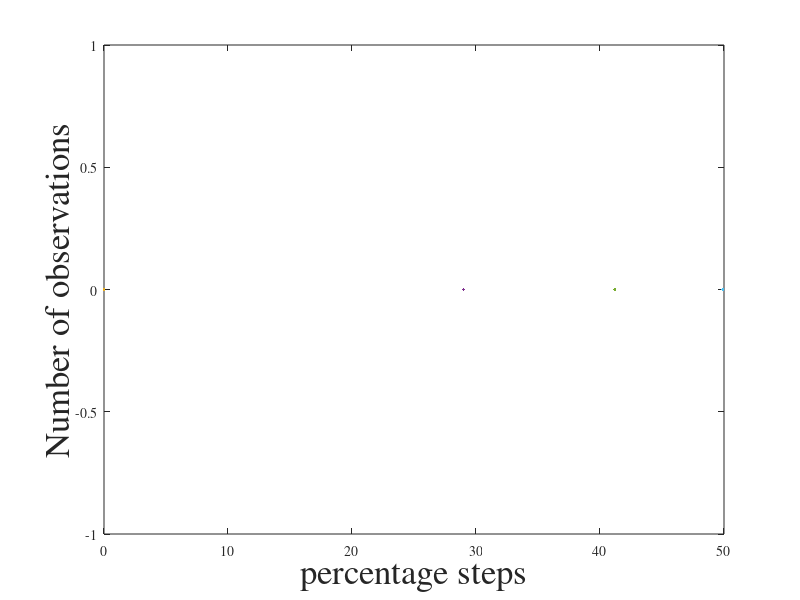

Here is the MATLAB script that generated this plot: (Note: this script raises an error after producing the figure.)
% this is a follow up file that takes information like area of intereset
% from a prvious analysis
clear

bAreaOfInteresetActive = false; %apply area of interest


addpath("Scripts")
addpath("submodules/matlab-tools")
binMapFolder = "Results/";

% Get a list of all files in the folder
fileList = dir(fullfile(binMapFolder, '*.mat'));
binMapCnt = size(fileList,1);

MapX = [50, 200];
MapY = [50, 170];

%setup data for relevant statistics
binCntSummary = zeros(binMapCnt+1,1);
binMapBinDataArray=cell(1,binMapCnt);
binMapBinDataArrayUnfiltered=cell(1,binMapCnt);
avPenRates = zeros(binMapCnt+1,1);


% penrate calc for first 10 is wrong
avPenRates(4:6) = [29 41.2 49.9];

%% extract data
for dataSize=1:binMapCnt

    binMapName = fileList(dataSize).name;
        
    areaOfInterest = [105, 135, 100, 130]; %x1 x2 y1 y2

    % analyseSingleBinmap(binMapFolder+binMapName,osmDataName,MapX,MapY,bIsStaticOcculsionScenario, maxBinValue)
    load(binMapFolder+binMapName);

    if bAreaOfInteresetActive
        areaOfInterest = areaOfInterest - [MapX(1) MapX(1) MapY(1) MapY(1)];
    else
        areaOfInterest(1) = 1;
        areaOfInterest(2) = size(binmap,1);
        areaOfInterest(3) = 1;
        areaOfInterest(4) = size(binmap,2);
    end

    for xIter = areaOfInterest(1):areaOfInterest(2)
        for yIter = areaOfInterest(3):areaOfInterest(4)   
            
            binCntSummary(dataSize+1) = binCntSummary(dataSize+1)+binmap(xIter,yIter);
            % end of single bin evaluation
        end
        % pause(0.0001) 
        % end of column evaluation
    end
    
    % get the statistics of each binmap
    binStatData = reshape(binmap,1,[]);
    binStatDataNoZeros = binStatData(binStatData~=0);
    
    binMapBinDataArrayUnfiltered{dataSize} = binStatDataNoZeros;
    % removeWorstOutliers
    outlierTheshold = max(binStatData)*0.01;
    
    dataAboveThreshold = binStatDataNoZeros(binStatDataNoZeros >= outlierTheshold);
    
    binMapBinDataArray{dataSize} = dataAboveThreshold;

    % get penrates real:
    if (dataSize==3 || dataSize==4 || dataSize==5)
        %nop
    else
        avPenRates(dataSize+1) = median(ts_AVPenetrationRate); 
    end

end

%% plot statistics

% figure('units','normalized','outerposition',[0 0 1 1]) % left screen if applicable
figure('units','normalized','outerposition',[0 0 1 1]) % left screen if applicable



plot(avPenRates, binCntSummary)
font_size = 25;

% Add labels to x and y axis
xlabel('percentage steps', 'FontName', 'Times','FontSize',font_size)
ylabel('Number of observations', 'FontName', 'Times','FontSize',font_size)

% Set the current axes font to Times New Roman
set(gca, 'FontName', 'Times')
ax = gca;
ax.FontSize = font_size;  
grid on

%% analyse detection per second on average

% aimsunDataName = "aimsunData/dynamicOcclusionScenario.xml";
% aimsunData = xml2struct(aimsunDataName);
% from the xml we know the simulations last time frame is <FRAME TIME="00:30:05.100">
% simTime=<FRAME TIME="00:30:05.100">
simTime = duration(0,30, 5, 100); % 30 minutes, 5 second, 100 milliseconds
% minutes(simTime)
seconds(simTime)



% figure('units','normalized','outerposition',[0 0 1 1]) % left screen if applicable
figure('units','normalized','outerposition',[0 0 1 1]) % left screen if applicable

%% highest observation bin

% get observations per second 
observationRate = binCntSummary' /seconds(simTime)

subplot(2,2,1)
plot(avPenRates, observationRate)
font_size = 25;
% Add labels to x and y axis
title("highest observation bin")
xlabel('percentage steps', 'FontName', 'Times','FontSize',font_size)
ylabel('observationRate', 'FontName', 'Times','FontSize',font_size)

% Set the current axes font to Times New Roman
set(gca, 'FontName', 'Times')
ax = gca;
ax.FontSize = font_size;  
grid on

% get observations per second on average
observationRate = binCntSummary' /seconds(simTime)

subplot(2,2,2)
plot(avPenRates, observationRate)
font_size = 25;
% Add labels to x and y axis
title("highest observation bin")
xlabel('percentage steps', 'FontName', 'Times','FontSize',font_size)
ylabel('observationRate', 'FontName', 'Times','FontSize',font_size)

% Set the current axes font to Times New Roman
set(gca, 'FontName', 'Times')
ax = gca;
ax.FontSize = font_size;  
grid on


%%
figure('units','normalized','outerposition',[0 0 1 1]) % left screen if applicable

%% bin counts
subplot(2,2,1)
title("outlier filtered")
hold on;
for iter = 1:binMapCnt
    % Plot the boxplots
    boxplot(binMapBinDataArray{iter}, 'positions', [iter]);
end
% Set the x-axis labels
xticks([1:binMapCnt]);
xticklabels({'10%', '20%', '30%', '40%', '50%', '60%', '70%', '80%', '90%', '100%'});
% Set the title and labels
title('Boxplot Comparison');
ylabel('Observations');
% Release the hold
hold off;
%% bin counts raw
subplot(2,2,2)
hold on;
title("outlier unfiltered")
for iter = 1:binMapCnt
    % Plot the boxplots
    boxplot(binMapBinDataArrayUnfiltered{iter}, 'positions', [iter]);
end
% Set the x-axis labels
xticks([1:binMapCnt]);
xticklabels({'10%', '20%', '30%', '40%', '50%', '60%', '70%', '80%', '90%', '100%'});
% Set the title and labels
title('Boxplot Comparison');
ylabel('Observations');
% Release the hold
hold off;

%% observations per second


subplot(2,2,3)
hold on;
title("outlier unfiltered")
for iter = 1:binMapCnt
    % Plot the boxplots
    observationRate = binMapBinDataArrayUnfiltered{iter} /seconds(simTime);

    temp = boxplot(observationRate, 'positions', [iter]);
end
% Set the x-axis labels
xticks([1:binMapCnt]);
xticklabels({'10%', '20%', '30%', '40%', '50%', '60%', '70%', '80%', '90%', '100%'});
% Set the title and labels
title('Boxplot Comparison');
ylabel('Observations/s');
% Release the hold
hold off;

%%

subplot(2,2,4)
hold on;
title("outlier unfiltered")
max_observer_var = zeros (1,11);
median_observer_var = zeros (1,11);
mean_observer_var = zeros (1,11);
for iter = 1:binMapCnt
    % Plot the boxplots
    observationRate = binMapBinDataArrayUnfiltered{iter} /seconds(simTime);

    max_observer_var(iter+1)=max(observationRate);
    median_observer_var(iter+1)=median(observationRate);
    mean_observer_var(iter+1)=mean(observationRate);
end
plot(avPenRates,median_observer_var)
% Set the x-axis labels
xticks([1:binMapCnt+1]);
xticklabels({'0%','10%', '20%', '30%', '40%', '50%', '60%', '70%', '80%', '90%', '100%'});
% Set the title and labels
title('Boxplot Comparison');
ylabel('Observations/s');
% Release the hold
hold off;

%% for latex:

coordinates_str = 'coordinates {';
for i = 1:length(avPenRates)
    coordinates_str = [coordinates_str sprintf('(%0.4f,%0.4f)', avPenRates(i), median_observer_var(i))];
    if i ~= length(avPenRates)
        coordinates_str = [coordinates_str ' '];
    end
end
coordinates_str = [coordinates_str '}'];

disp(coordinates_str);



%%

figure
hold on;
title("outlier unfiltered")
max_observer_var = zeros (1,binMapCnt+1);
median_observer_var = zeros (1,binMapCnt+1);
mean_observer_var = zeros (1,binMapCnt+1);
for iter = 1:binMapCnt
    % Plot the boxplots
    observationRate = binMapBinDataArrayUnfiltered{iter} /seconds(simTime);

    max_observer_var(iter+1)=max(observationRate);
    median_observer_var(iter+1)=median(observationRate);
    mean_observer_var(iter+1)=mean(observationRate);
end
plot(avPenRates,max_observer_var,'x')
% plot(1:10, diff(median_observer_var))

% solve(diff(median_observer_var),'MaxDegree',2)

% Set the x-axis labels
% xticks([1:avPenRates);
% xticklabels({'0%','10%', '20%', '30%', '40%', '50%', '60%', '70%', '80%', '90%', '100%'});
% Set the title and labels
title('Boxplot Comparison');
ylabel('Observations/s');
% Release the hold
hold off;


%% evalaute function for median 

%% polyfit solution on median
close all

% Define the data points
% x = linspace(0, 100, binMapCnt+1);   % x-coordinates
x = avPenRates';
y = median_observer_var;    % y-coordinates

% Perform the polynomial curve fit
degree = 6; % Specify the degree of the polynomial
coefficients = polyfit(x, y, degree);

% Generate x values for plotting the fitted curve
xfit = linspace(min(x), max(x), 100);
% coefficients=[0,coefficients(2),coefficients(3)]
yfit = polyval(coefficients, xfit);

% Plot the original data points and the fitted curve
plot(x, y, 'o');        % Plot data points
hold on;
plot(xfit, yfit);       % Plot fitted curve
hold off;

% Display the fitted coefficients
disp(0005);

fitData = [xfit', yfit'];
data = [x', y'];

dlmwrite('fittingDataPoints2.csv', data, 'delimiter', '\t');
dlmwrite('FittedCurve2.csv', fitData, 'delimiter', '\t');

%% polyfit solution on max
close all

% Define the data points
% x = linspace(0, 100, binMapCnt+1);   % x-coordinates
x = avPenRates';
y = max_observer_var;    % y-coordinates

% Perform the polynomial curve fit
degree = 6; % Specify the degree of the polynomial
coefficients = polyfit(x, y, degree);

% Generate x values for plotting the fitted curve
xfit = linspace(min(x), max(x), 100);
% coefficients=[0,coefficients(2),coefficients(3)]
yfit = polyval(coefficients, xfit);

% Plot the original data points and the fitted curve
plot(x, y, 'o');        % Plot data points
hold on;
plot(xfit, yfit);       % Plot fitted curve
hold off;

% Display the fitted coefficients
disp(0005);

fitData = [xfit', yfit'];
data = [x', y'];

dlmwrite('fittingDataPoints2max.csv', data, 'delimiter', '\t');
dlmwrite('FittedCurve2max.csv', fitData, 'delimiter', '\t');





%% get LOS


% divided in 5 aras resulting in target penetration rates
LOS_steps = linspace(0,max_observer_var(end),6);


y_val = LOS_steps(5); % Replace this with your desired y-value

x = find_x_for_y(coefficients, y_val);
disp(x);



